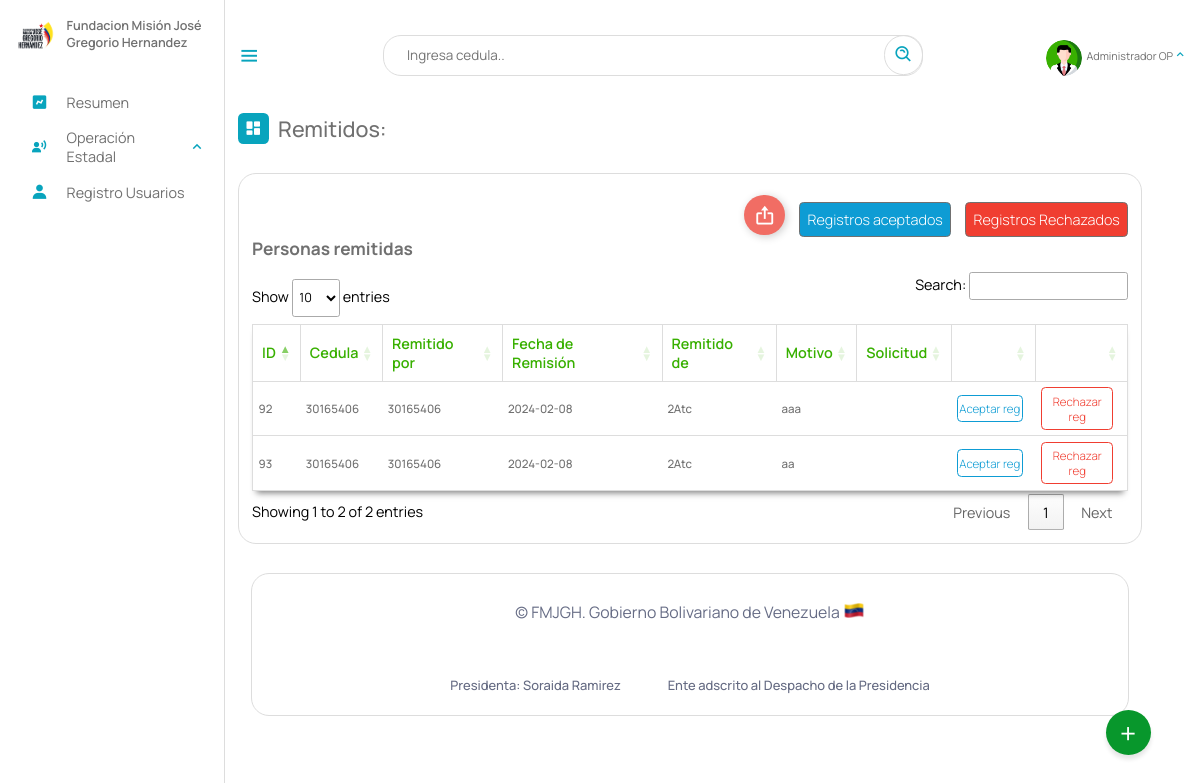
Before: /Escritorio/01-remitidos_a.php (signed in) with the older database file.
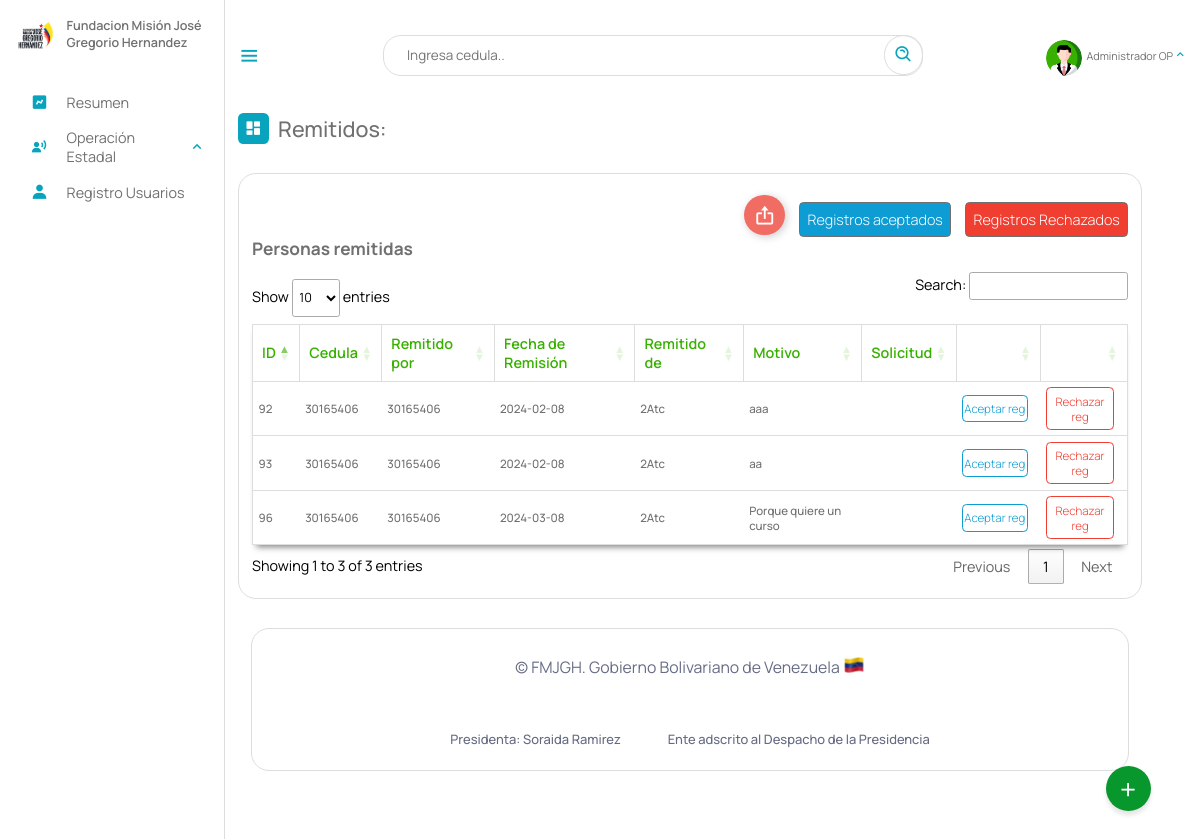
After: the same page with the newer database file.
### tables this page shows
CREATE TABLE `remitidos` (
  `id` int(11) NOT NULL AUTO_INCREMENT,
  `cedula` int(12) NOT NULL,
  `departamento` varchar(5) NOT NULL,
  `coordinacion` varchar(12) DEFAULT NULL,
  `por` text NOT NULL,
  `gerencia_remitente` varchar(5) NOT NULL,
  `fecha` date NOT NULL,
  `motivo` text NOT NULL,
  `statu` text DEFAULT NULL,
  PRIMARY KEY (`id`),
  KEY `cedula` (`cedula`),
  KEY `departamento` (`departamento`),
  KEY `gerencia_remitente` (`gerencia_remitente`),
  KEY `coordinacion` (`coordinacion`),
  CONSTRAINT `remitidos_ibfk_1` FOREIGN KEY (`departamento`) REFERENCES `gerencia` (`id`) ON DELETE CASCADE ON UPDATE CASCADE,
  CONSTRAINT `remitidos_ibfk_2` FOREIGN KEY (`gerencia_remitente`) REFERENCES `gerencia` (`id`) ON DELETE CASCADE
);

### php/6-remitir.php (called while the page is built, shortened)
<?php
include_once("ManejadorBD.php");
class remitido extends ManejadorBD{
        private $departamento;
        private $cnn;
        public function __construct($tipoConexion){
            $this->cnn = parent::conectar($tipoConexion);
        }
		public function setdepartamento($departamento)
		{
		    $this->departamento = $departamento;
		}
		public function consultarTodosRemitidoss(){
			try{
				$stmt = $this->cnn->prepare("SELECT * FROM remitidos WHERE departamento = :departamento and statu IS NULL ");
				$stmt->setFetchMode(PDO::FETCH_ASSOC);
				$stmt->bindParam(':departamento', $this->departamento);
				$stmt->execute();
				return $stmt->fetchAll();
	        }catch(PDOException $error) {
				echo "Error: ejecutando consulta SQL.".$error->getMessage();
				exit();
	        }
		}
}

### php/ManejadorBD.php (called while the page is built, shortened)
<?php
	class ManejadorBD extends PDO {
		public $srv	= SRV;
		public $usr	= USR;
		public $pas	= PAS;
		public $dbn	= BDN;
		public function conectar($tipoConexion){
			try{
				switch ($tipoConexion) {
				    case 1:
				        $dsn = "mysql:host=$this->srv;dbname=$this->dbn";
				        break;
				}
				$dbh = new PDO($dsn, $this->usr, $this->pas);
    			$dbh->setAttribute(PDO::ATTR_ERRMODE, PDO::ERRMODE_EXCEPTION);
			}catch(PDOException $error){
                echo "Error al Conectar con la Base de Datos: ".$error->getMessage();
                exit();
			}
            $this->conexionBD = $dbh;
			return $this->conexionBD;
		}
	}
?>

### Escritorio/01-remitidos_a.php (the view, shortened to what this page needs)
<?php
include_once("partearriba.php");
?>
<link rel="stylesheet" type="text/css" href="https://cdn.datatables.net/1.11.3/css/jquery.dataTables.min.css">
<div class="dash-contenido">
    <div class="overview">
        <div class="titulo">
            <i class='bx bxs-dashboard'> </i>
            <span class="link-name">Remitidos: </span>
        </div>
    </div>
    <div class="tabla-atencion">
        <div class="personas-conatencion" style="justify-content:right; align-items: baseline">
            <div class="botones__especiales">
                    <button class="Btn export">
                        <div class="sign">
                            <i class='bx bx-export'></i>
                        </div>
                    </button>
                </div>
            <a class="enlace" style="background-color: #0e9cd4; color:#fff" href="">Registros aceptados</a>
            <a class="enlace" style="background-color: #f03e31; color:#fff" href="">Registros Rechazados</a>
        </div>
        <h2>Personas remitidas</h2>
        <table id="atencionE">
            <thead>
                <tr>
                    <th>ID</th>
                    <th>Cedula</th>
                    <th>Remitido por</th>
                    <th>Fecha de Remisión</th>
                    <th>Remitido de</th>
                    <th>Motivo</th>
                    <th>Solicitud</th>
                    <th></th>
                    <th></th>
                </tr>
            </thead>
            <tbody >
                <?php
                include_once("../php/6-remitir.php");
                $aten = new remitido(1);
                $aten->setdepartamento($gerencia);
                if($rol =="Superusuario" || $rol =="Administrador" || $rol =="coorA" || $gerencia =="2Atc"){
                    $consulta = $aten->consultarTodosRemitidoss();
                }else{
                    $aten->setcoordinacion($coordi);
                    $consulta = $aten->consultarTodosRemitidossXCoordinacion();
                }
                if ($consulta) {
                    foreach ($consulta as $registros) {
                ?>
                        <tr>
                            <td><?php echo $registros["id"] ?></td>
                            <td><?php echo $registros["cedula"] ?></td>
                            <td><?php echo $registros["por"] ?></td>
                            <td><?php echo $registros["fecha"] ?></td>
                            <td><?php echo $registros["gerencia_remitente"] ?></td>
                            <td><?php echo $registros["motivo"] ?></td>
                            <td><?php echo $registros["solicitud"] ?></td>
                            <td><a href="--aceptar_infraestructura.php?id=<?php echo  $registros["id"]; ?>" class="remitir" id="aceptar">Aceptar reg</a></td>
                            <td><a href="--rechazar_remitidos.php?id=<?php echo  $registros["id"]; ?>" class="eliminar" id="rechazar">Rechazar reg</a></td>
                        </tr>
                <?php
                    }
                }
                ?>
            </tbody>
        </table>
    </div>
</div>
<?php
include_once("parteabajo.php");
?>

Changed rows visible on the page:
added remitidos: id "96", cedula "30165406", por "30165406", fecha "2024-03-08", gerencia_remitente "2Atc", motivo "Porque quiere un curso"
Other visible differences:
text written by a page script: "Show entries Search: Showing 1 to 2 of 2 entries Previous 1 Next" → "Show entries Search: Showing 1 to 3 of 3 entries Previous 1 Next"
